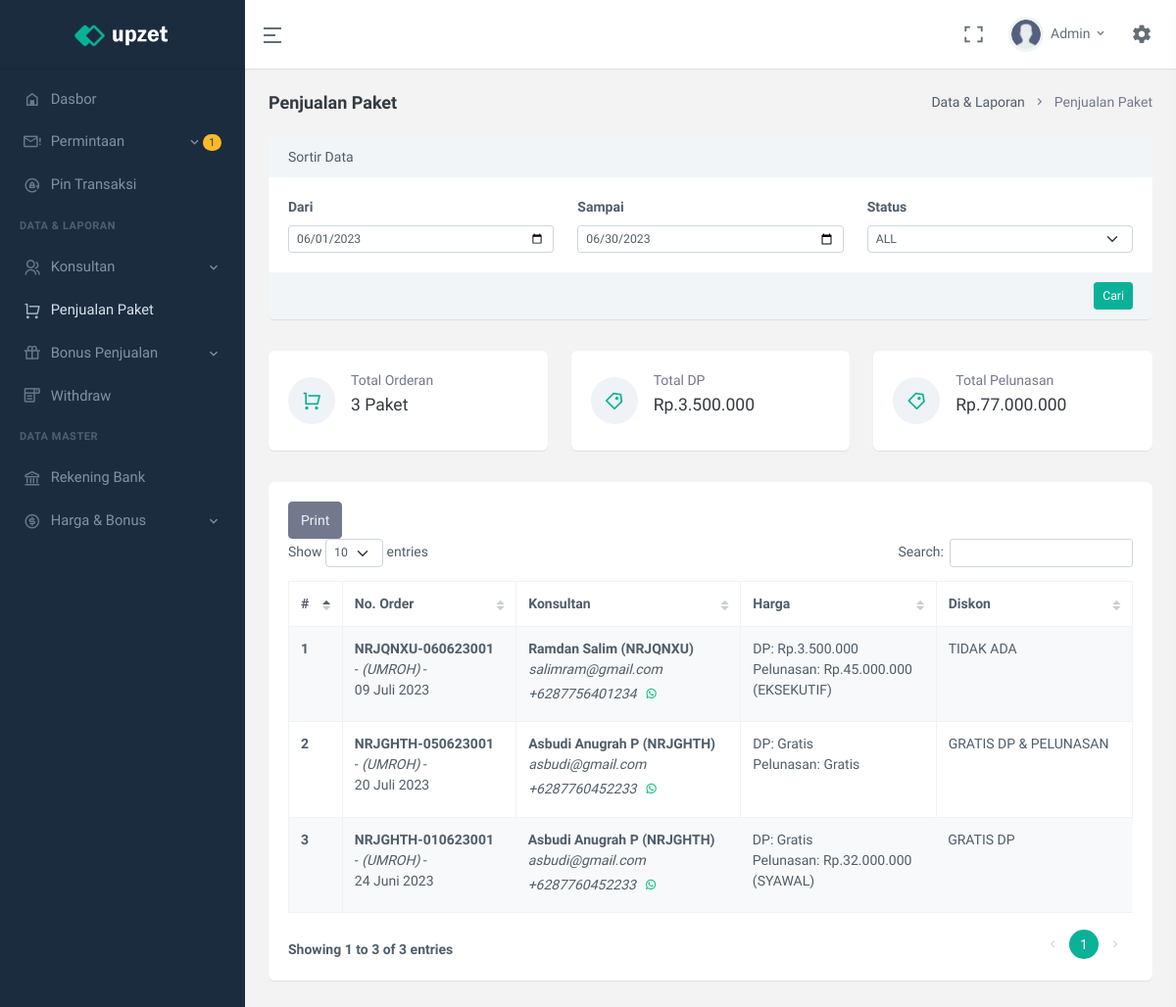
Screenshot of /penjualan-paket (signed in) with the database file from the repository.
### tables this page shows
CREATE TABLE `user` (
  `id` int(11) UNSIGNED NOT NULL,
  `code_referral` varchar(7) NOT NULL,
  `email` varchar(250) NOT NULL,
  `name` varchar(25) NOT NULL,
  `no_telpn` varchar(25) NOT NULL,
  `password` text NOT NULL,
  `role_user` enum('ADMIN','OWNER','KONSULTAN') NOT NULL DEFAULT 'KONSULTAN',
  `upline` varchar(7) NOT NULL DEFAULT 'ADMIN',
  `status` enum('AKTIF','TIDAK AKTIF') NOT NULL DEFAULT 'TIDAK AKTIF',
  `join_date` datetime NOT NULL
);

CREATE TABLE `data_penjualan` (
  `id` int(11) UNSIGNED NOT NULL,
  `code_order` varchar(20) NOT NULL,
  `perekrut` varchar(7) NOT NULL,
  `direkrut` varchar(7) NOT NULL,
  `category` enum('UMROH','HAJI') NOT NULL,
  `is_diskon` enum('GRATIS DP & PELUNASAN','GRATIS DP','TIDAK ADA') NOT NULL,
  `uang_muka` double NOT NULL,
  `bukti_tf_uang_muka` text NOT NULL,
  `paket_pelunasan` enum('REGULER','EKSEKUTIF','RAMADHAN','SYAWAL','GRATIS') DEFAULT NULL,
  `uang_pelunasan` double DEFAULT 0,
  `bukti_tf_pelunasan` text DEFAULT NULL,
  `status` enum('PENDING','DITOLAK','MENUNGGU PELUNASAN','MENUNGGU KONFIRMASI PELUNASAN','PELUNASAN DITOLAK','LUNAS') NOT NULL DEFAULT 'PENDING',
  `date` datetime NOT NULL
);

### config/penjualanPaketConfig.php (the view, shortened to what the rows shown need)
<?php
$dataJamaahClass = new dataJamaahClass();
$dataPenjualanClass = new dataPenjualanClass();
function dataTable($from, $to, $status){
    global $dataPenjualanClass;
    global $role_user;
    $num = 1;
    $data = $dataPenjualanClass->selectDataPenjualan("dateKonsultan", $_SESSION['id_nrjtour'], $from, $to);
    if($role_user == "ADMIN"){
        $data = $dataPenjualanClass->selectDataPenjualan("date", $from, $to);
    }
    foreach($data['data'] as $row){
        $infoUser = "";
        if($role_user == "ADMIN"){
            $infoUser = '<td>
                            <strong>' . dataUser($row['perekrut'])['name'] . ' (' . $row['perekrut'] . ')</strong><br>
                            <i>' . dataUser($row['perekrut'])['email'] . '</i><br>
                            <i>+62' . dataUser($row['perekrut'])['no_telpn'] . '</i><a href="https://api.whatsapp.com/send?phone=62' . dataUser($row['perekrut'])['no_telpn'] . '" class="btn btn-sm text-success radius-5"><i class="mx-auto ri-whatsapp-line"></i></a><br>
                        </td>';
        }
        $show = true;
        if($show){
            $dpFee = $row['uang_muka'] > 0 ? "Rp." . number_format($row['uang_muka'],0,",",".") : "Gratis";
            $pelunasanFee = "Belum Dilunasi";
            $categoryPelunasan = '';
            $tglBerangkat = '';
            if($row['status'] != "PENDING" && $row['status'] != "DITOLAK" && $row['status'] != "MENUNGGU PELUNASAN"){
                $tglBerangkat = '<br>' . dataJamaah($row['code_order'])['tgl_berangkat'];
                $pelunasanFee = $row['uang_pelunasan'] > 0 ? "Rp." . number_format($row['uang_pelunasan'],0,",",".") : "Gratis";
                $categoryPelunasan = $row['paket_pelunasan'] != 'GRATIS' ? '<br>(' . $row['paket_pelunasan'] . ')' : '';
            }
            echo '<tr>
                    <th> ' . $num++ . ' </th>
                    <td>
                        <strong>' . $row['code_order'] . '</strong><br>
                        - <i>(' . $row['category'] . ')</i> -
                        ' . $tglBerangkat . '
                    </td>
                    ' . $infoUser . '
                    <td>
                        DP: ' . $dpFee . '<br>
                        Pelunasan: ' . $pelunasanFee . $categoryPelunasan . '
                    </td>
                    <td> ' . $row['is_diskon'] . ' </td>
                    <td>
                        <strong>' . dataUser($row['direkrut'])['name'] . ' (' . $row['direkrut'] . ')</strong><br>
                        <i>' . dataUser($row['direkrut'])['email'] . '</i><br>
                        <i>+62' . dataUser($row['direkrut'])['no_telpn'] . '</i><a href="https://api.whatsapp.com/send?phone=62' . dataUser($row['direkrut'])['no_telpn'] . '" class="btn btn-sm text-success radius-5"><i class="mx-auto ri-whatsapp-line"></i></a><br>
                        <a href="#detailJamaah' . $row['code_order'] . '" data-bs-toggle="modal">Detail</a>
                    </td>
                    <td>' . colorStatus($row['status']) . '</td>
                    <td>' . $row['date'] . '</td>
                </tr>';
        }
    }
}
function reportPenjualan($from, $to, $status){
    global $dataPenjualanClass;
    global $role_user;
    $data = $dataPenjualanClass->selectDataPenjualan("dateKonsultan", $_SESSION['id_nrjtour'], $from, $to);
    if($role_user == "ADMIN"){
        $data = $dataPenjualanClass->selectDataPenjualan("date", $from, $to);
    }
    $result['jumlahPaket'] = 0;
    $result['jumlahDP'] = 0;
    $result['jumlahPelunasan'] = 0;
    foreach($data['data'] as $row){
        $hitung = true;
        if($hitung){
            $result['jumlahPaket'] += 1;
            $result['jumlahDP'] += $row['uang_muka'];
            $result['jumlahPelunasan'] += $row['uang_pelunasan'];
        }
    }
    return $result;
}
function dataJamaah($codeOrder){
    global $dataJamaahClass;
    $data = $dataJamaahClass->selectDataJamaah("oneCondition","code_order",$codeOrder);
    foreach($data['data'] as $row){
        $result['foto_ktp'] = $row['foto_ktp'];
        $result['nik'] = $row['nik'];
        $result['nama'] = $row['nama'];
        $result['tempat_lahir'] = $row['tempat_lahir'];
        $result['tgl_lahir'] = ubahFormatTanggal($row['tgl_lahir']);
        $result['detail_alamat'] = $row['detail_alamat'];
        $result['prov'] = $row['prov'];
        $result['kab_kota'] = $row['kab_kota'];
        $result['kec'] = $row['kec'];
        $result['jk'] = $row['jk'];
        $result['status_perkawinan'] = $row['status_perkawinan'];
        $result['tgl_berangkat'] = ubahFormatTanggal($row['tgl_berangkat']);
    }
    return $result;
}
function ubahFormatTanggal($tanggal){
    $bulan = array(
        1 => 'Januari',
        2 => 'Februari',
        3 => 'Maret',
        4 => 'April',
        5 => 'Mei',
        6 => 'Juni',
        7 => 'Juli',
        8 => 'Agustus',
        9 => 'September',
        10 => 'Oktober',
        11 => 'November',
        12 => 'Desember'
    );
    $tanggalArr = explode('-', $tanggal);
    if(intval($tanggalArr[2]) < 10){
        $tanggalBaru = '0' . intval($tanggalArr[2]) . ' ' . $bulan[intval($tanggalArr[1])] . ' ' . $tanggalArr[0];
    }else{
        $tanggalBaru = intval($tanggalArr[2]) . ' ' . $bulan[intval($tanggalArr[1])] . ' ' . $tanggalArr[0];
    }
    return $tanggalBaru;
}
function colorStatus($txt){
    if($txt == "PENDING"){
        return '<span class="badge rounded-pill alert-warning">' . $txt . '</span>';
    }elseif($txt == "DITOLAK"){
        return '<span class="badge rounded-pill alert-danger">' . $txt . '</span>';
    }elseif($txt == "MENUNGGU PELUNASAN"){
        return '<span class="badge rounded-pill alert-success">' . $txt . '</span>';
    }elseif($txt == "MENUNGGU KONFIRMASI PELUNASAN"){
        return '<span class="badge rounded-pill alert-warning">' . $txt . '</span>';
    }elseif($txt == "PELUNASAN DITOLAK"){
        return '<span class="badge rounded-pill alert-danger">' . $txt . '</span>';
    }elseif($txt == "LUNAS"){
        return '<span class="badge rounded-pill alert-success">' . $txt . '</span>';
    }
}
function dataUser($idUser){
    global $userClass;
    $data = $userClass->selectUser("oneCondition","code_referral",$idUser);
    foreach($data['data'] as $row){
        $result['name'] = $row['name'];
        $result['email'] = $row['email'];
        $result['no_telpn'] = $row['no_telpn'];
        $result['status'] = $row['status'];
        $result['upline'] = $row['upline'];
    }
    $result['nums'] = $data['nums'];
    return $result;
}
?>

### partial/topBar.php (shortened to what the rows shown need)
<header id="page-topbar">
    <div class="navbar-header">
        <div class="d-flex">
            <div class="dropdown d-inline-block user-dropdown">
                <button type="button" class="btn header-item waves-effect" id="page-header-user-dropdown"
                    data-bs-toggle="dropdown" aria-haspopup="true" aria-expanded="false">
                    <img class="rounded-circle header-profile-user" src="assets/images/users/avatar-2.png"
                        alt="Header Avatar">
                    <span class="d-none d-xl-inline-block ms-1"><?= explode(" ",$name)[0] ?></span>
                    <i class="mdi mdi-chevron-down d-none d-xl-inline-block"></i>
                </button>
            </div>
        </div>
    </div>
</header>

### partial/sideBar.php (shortened to what the rows shown need)
<?php
    $dataPenjualanClass = new dataPenjualanClass();
    $withdrawClass = new withdrawClass();
?>
<div class="vertical-menu">
    <div data-simplebar class="h-100">
        <div id="sidebar-menu">
            <ul class="metismenu list-unstyled" id="side-menu">
                <?php
                    if($role_user == "ADMIN"){
                        $dataNotif = $dataPenjualanClass->selectDataPenjualan("all");
                        $orderNumPendingNotif = 0;
                        $orderNumPendingPelunansanNotif = 0;
                        foreach($dataNotif['data'] as $row){
                            if($row['status'] == "PENDING"){
                                $orderNumPendingNotif += 1;
                            }elseif($row['status'] == "MENUNGGU KONFIRMASI PELUNASAN"){
                                $orderNumPendingPelunansanNotif += 1;
                            }
                        }
                        $dataWd = $withdrawClass->selectWithdraw("oneCondition", "status", "PENDING");
                        $wdnUMPending = $dataWd['nums'];
                ?>
                    <li>
                        <a href="javascript: void(0);" class="has-arrow waves-effect">
                            <i class="mdi mdi-email-alert-outline"></i>
                            <?php if($orderNumPendingNotif + $orderNumPendingPelunansanNotif + $wdnUMPending > 0){ ?>
                                <span class="badge rounded-pill bg-warning text-dark float-end"><?= $orderNumPendingNotif + $orderNumPendingPelunansanNotif + $wdnUMPending ?></span>
                            <?php } ?>
                            <span>Permintaan</span>
                        </a>
                    </li>
                <?php } ?>
            </ul>
        </div>
    </div>
</div>

### rows the page displays
user: name "Admin", role_user "1"
data_penjualan: code_order "NRJQNXU-060623001", category "UMROH", tgl_berangkat "09 Juli 2023", perekrut.name "Ramdan Salim", perekrut "NRJQNXU", email "salimram@gmail.com", no_telpn "87756401234", uang_muka "Rp.3.500.000", uang_pelunasan "Rp.45.000.000", paket_pelunasan "EKSEKUTIF", is_diskon "TIDAK ADA"
data_penjualan: code_order "NRJGHTH-050623001", category "UMROH", tgl_berangkat "20 Juli 2023", perekrut.name "Asbudi Anugrah P", perekrut "NRJGHTH", email "asbudi@gmail.com", no_telpn "87760452233", uang_muka "Gratis", uang_pelunasan "Gratis", is_diskon "GRATIS DP & PELUNASAN"
data_penjualan: code_order "NRJGHTH-010623001", category "UMROH", tgl_berangkat "24 Juni 2023", name "Asbudi Anugrah P", perekrut "NRJGHTH", email "asbudi@gmail.com", no_telpn "87760452233", uang_muka "Gratis", uang_pelunasan "Rp.32.000.000", paket_pelunasan "SYAWAL", is_diskon "GRATIS DP"

### other values shown
$title "Penjualan Paket"
reportPenjualan($from, $to, $status)['jumlahPaket'] "3"
reportPenjualan($from, $to, $status)['jumlahDP'] "3.500.000"
reportPenjualan($from, $to, $status)['jumlahPelunasan'] "77.000.000"
form field status "ALL"
